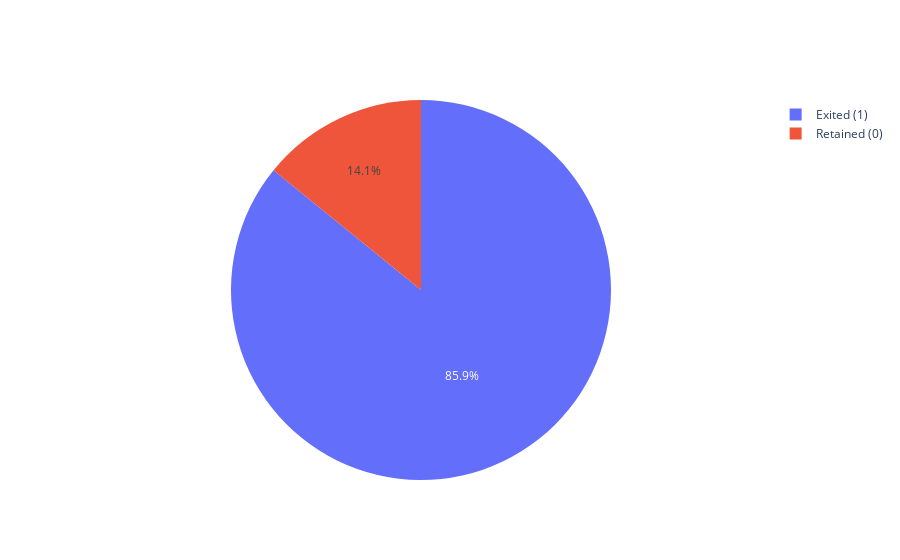

Notebook code cell kept with this figure:
### Code cell
import plotly.graph_objects as go
fig = go.Figure(data = [go.Pie(labels = ["Exited (1)", "Retained (0)"], values = telecom_df["class"].value_counts())])
fig.show()

### Figure 1 — Plotly figure (JSON) as saved in the notebook; plotly's stock layout.template omitted (floating-point values rounded to 4 significant figures)
{"data": [{"labels": ["Exited (1)", "Retained (0)"], "type": "pie", "values": [4293, 707]}], "layout": {}}
